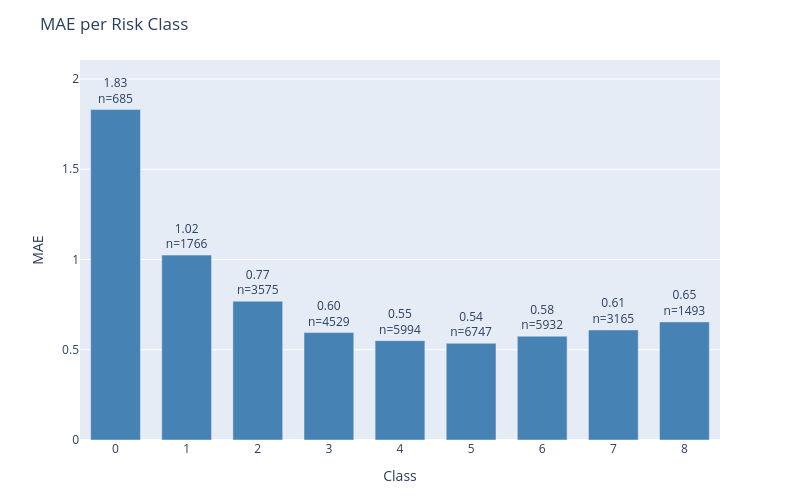

Here is the notebook cell this chart was saved with:
### Code cell
plot_error_by_group(
    df=results_test,
    y_true_col='actual',
    y_pred_col='prediction',
    group_by='class',
    metric='mae',
    title='MAE per Risk Class'
)

### Figure 1 — Plotly figure (JSON) as saved in the notebook; plotly's stock layout.template omitted (floating-point values rounded to 4 significant figures)
{"data": [{"marker": {"color": "steelblue"}, "text": ["1.83<br>n=685", "1.02<br>n=1766", "0.77<br>n=3575", "0.60<br>n=4529", "0.55<br>n=5994", "0.54<br>n=6747", "0.58<br>n=5932", "0.61<br>n=3165", "0.65<br>n=1493"], "textposition": "outside", "type": "bar", "x": ["0", "1", "2", "3", "4", "5", "6", "7", "8"], "y": [1.831, 1.024, 0.7692, 0.5951, 0.5506, 0.5356, 0.575, 0.6095, 0.6544]}], "layout": {"bargap": 0.3, "height": 500, "margin": {"b": 60, "t": 60}, "title": {"text": "MAE per Risk Class"}, "uniformtext": {"minsize": 8, "mode": "hide"}, "width": 800, "xaxis": {"title": {"text": "Class"}}, "yaxis": {"range": [0, 2.105], "title": {"text": "MAE"}}}}
